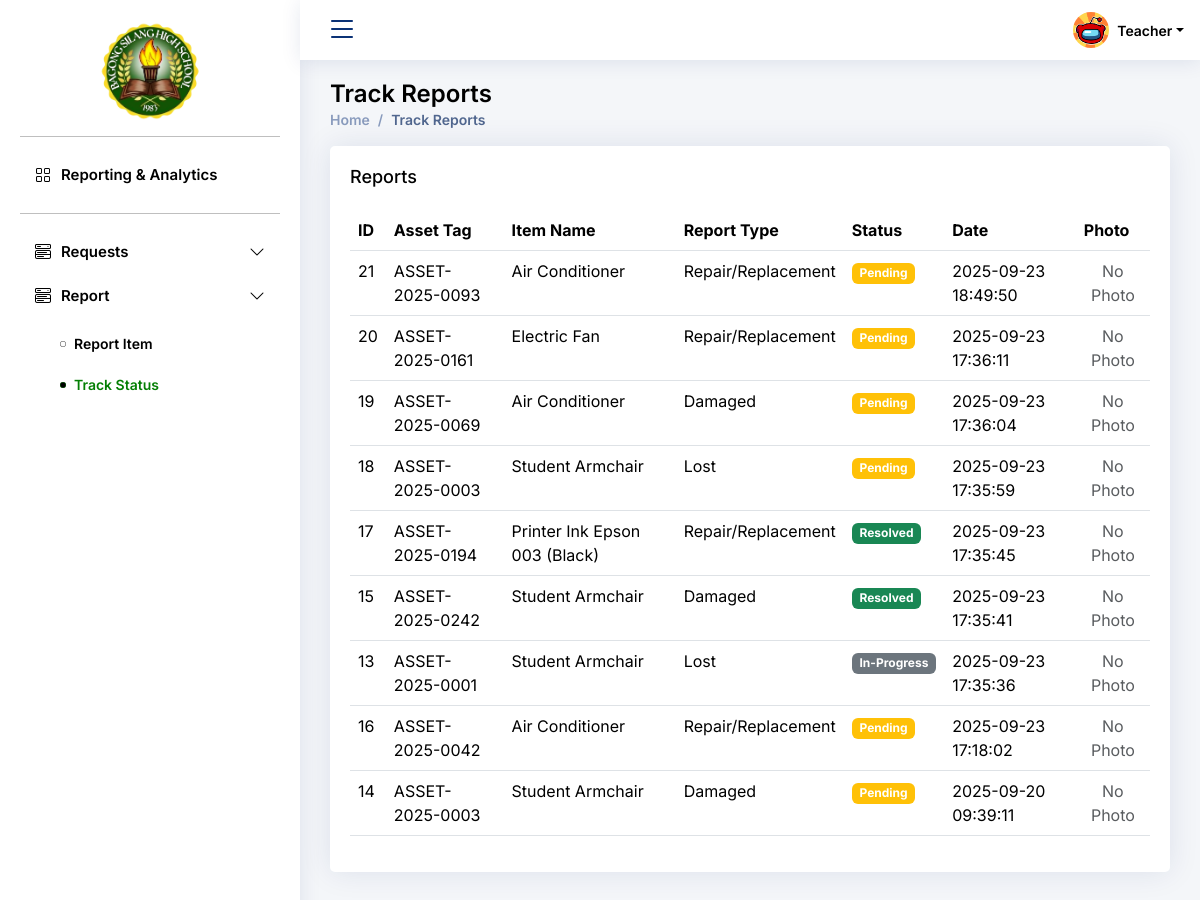
The app's page /User_Teachers/Reports/track_reports.php (signed in) with its own data.
### tables this page shows
CREATE TABLE `bcp_sms4_reports` (
  `id` int(11) NOT NULL,
  `report_type` enum('Lost','Damaged','Repair/Replacement') NOT NULL,
  `reported_by` int(11) NOT NULL,
  `assigned_to` int(11) DEFAULT NULL,
  `date_reported` timestamp NULL DEFAULT current_timestamp() ON UPDATE current_timestamp(),
  `status` enum('Pending','In-Progress','Resolved','Rejected') DEFAULT 'Pending',
  `description` text DEFAULT NULL,
  `evidence` varchar(255) DEFAULT NULL,
  `asset_id` int(11) NOT NULL
);

CREATE TABLE `bcp_sms4_asset` (
  `asset_id` int(11) NOT NULL,
  `item_id` int(11) NOT NULL,
  `property_tag` varchar(255) NOT NULL,
  `status` enum('In-Use','In-Storage','Damaged','Disposed','Lost') DEFAULT 'In-Use',
  `location` varchar(100) DEFAULT NULL,
  `assigned_to` varchar(100) DEFAULT NULL,
  `date_registered` date NOT NULL
);

CREATE TABLE `bcp_sms4_items` (
  `item_id` int(11) NOT NULL,
  `item_name` varchar(100) NOT NULL,
  `category` varchar(50) NOT NULL,
  `item_type` enum('Asset','Consumable') NOT NULL,
  `unit` varchar(50) NOT NULL
);

### User_Teachers/Reports/track_reports.php (the view, shortened to what this page needs)
<?php
include '../../connection.php';
$teacher_id = $_SESSION['user_id'];
$sql = "SELECT r.id, r.report_type, r.status, r.date_reported, r.evidence,
               a.property_tag, i.item_name
        FROM bcp_sms4_reports r
        LEFT JOIN bcp_sms4_asset a ON r.asset_id = a.asset_id
        LEFT JOIN bcp_sms4_items i ON a.item_id = i.item_id
        WHERE r.reported_by = ?
        ORDER BY r.date_reported DESC";
$stmt = $conn->prepare($sql);
$stmt->bind_param("i", $teacher_id);
$stmt->execute();
$result = $stmt->get_result();
?>
<!DOCTYPE html>
<html lang="en">
<head>
  <link href="../../assets/vendor/bootstrap/css/bootstrap.min.css" rel="stylesheet">
  <link href="../../assets/vendor/bootstrap-icons/bootstrap-icons.css" rel="stylesheet">
  <link href="../../assets/vendor/boxicons/css/boxicons.min.css" rel="stylesheet">
  <link href="../../assets/vendor/quill/quill.snow.css" rel="stylesheet">
  <link href="../../assets/vendor/quill/quill.bubble.css" rel="stylesheet">
  <link href="../../assets/vendor/remixicon/remixicon.css" rel="stylesheet">
  <link href="../../assets/vendor/simple-datatables/style.css" rel="stylesheet">
  <link href="../../assets/css/style.css" rel="stylesheet">
  <link href="../../assets/css/schedule_maintenance.css" rel="stylesheet">
</head>
<body>
  <?php
    include "../../components/nav-bar.php";
  ?>
<main id="main" class="main">
<div class="pagetitle">
  <h1>Track Reports</h1>
  <nav>
    <ol class="breadcrumb">
      <li class="breadcrumb-item"><a href="<?=BASE_URL?>User_Teachers/dashboard_teacher.php">Home</a></li>
      <li class="breadcrumb-item active">Track Reports</li>
    </ol>
  </nav>
</div>
<section>
<div class="card">
  <div class="card-body">
    <h5 class="card-title">Reports</h5>
    <table class="table datatable">
      <thead>
        <tr>
          <th>ID</th>
          <th>Asset Tag</th>
          <th>Item Name</th>
          <th>Report Type</th>
          <th>Status</th>
          <th>Date</th>
          <th>Photo</th>
        </tr>
      </thead>
      <tbody>
        <?php while($row = $result->fetch_assoc()): ?>
        <tr>
          <td><?= htmlspecialchars($row['id']) ?></td>
          <td><?= htmlspecialchars($row['property_tag'] ?? 'N/A') ?></td>
          <td><?= htmlspecialchars($row['item_name'] ?? 'N/A') ?></td>
          <td><?= htmlspecialchars($row['report_type']) ?></td>
          <td>
            <?php
              if($row['status'] == 'Pending') echo '<span class="badge bg-warning">Pending</span>';
              elseif($row['status'] == 'Resolved') echo '<span class="badge bg-success">Resolved</span>';
              elseif($row['status'] == 'Rejected') echo '<span class="badge bg-danger">Rejected</span>';
              else echo '<span class="badge bg-secondary">'.htmlspecialchars($row['status']).'</span>';
            ?>
          </td>
          <td><?= htmlspecialchars($row['date_reported']) ?></td>
          <td class="text-center">
            <?php if(!empty($row['evidence'])): ?>
              <a href="uploads/<?= htmlspecialchars($row['evidence']) ?>" target="_blank" class="btn btn-sm btn-primary">View</a>
            <?php else: ?>
              <span class="text-muted">No Photo</span>
            <?php endif; ?>
          </td>
        </tr>
        <?php endwhile; ?>
      </tbody>
    </table>
  </div>
</div>
</section>
</main>
</body>
</html>
</body>
</html>

### assets/css/style.css (style rules this page uses)
:root { scroll-behavior: smooth; }
body { font-family: "Inter", sans-serif; background: #f6f9ff; color: #444444; }
a { color: #4154f1; text-decoration: none; }
h1, h2, h3, h4, h5, h6 { font-family: "Inter", sans-serif; }
#main { margin-top: 60px; padding: 20px 30px; transition: all 0.3s; }
.pagetitle { margin-bottom: 10px; }
.pagetitle h1 { font-size: 24px; margin-bottom: 0; font-weight: 600; color: #000000; }
.card { margin-bottom: 30px; border: none; border-radius: 5px; box-shadow: 0px 0 30px rgba(1, 41, 112, 0.1); }
.card-title { padding: 20px 0 15px 0; font-size: 18px; font-weight: 500; color: #000000; font-family: "Inter", sans-serif; }
.card-body { padding: 0 20px 20px 20px; }
.breadcrumb { font-size: 14px; font-family: "Inter", sans-serif; color: #000000; font-weight: 600; }
.breadcrumb a { color: #899bbd; transition: 0.3s; }
.breadcrumb .breadcrumb-item::before { color: #899bbd; }
.breadcrumb .active { color: #51678f; font-weight: 600; }
@media (min-width: 1200px) { #main, #footer, #header { margin-left: 300px; } }

### assets/css/schedule_maintenance.css (style rules this page uses)
html, body { margin: 0; padding: 0; font-family: "Inter", sans-serif; background: #f4f6f9; }

### records on screen
bcp_sms4_reports: id "21", asset.property_tag "ASSET-2025-0093", bcp_sms4_items.item_name "Air Conditioner", report_type "Repair/Replacement", status "Pending", date_reported "2025-09-23 18:49:50", shows "No Photo"
bcp_sms4_reports: id "20", asset.property_tag "ASSET-2025-0161", bcp_sms4_items.item_name "Electric Fan", report_type "Repair/Replacement", status "Pending", date_reported "2025-09-23 17:36:11", shows "No Photo"
bcp_sms4_reports: id "19", asset.property_tag "ASSET-2025-0069", bcp_sms4_items.item_name "Air Conditioner", report_type "Damaged", status "Pending", date_reported "2025-09-23 17:36:04", shows "No Photo"
bcp_sms4_reports: id "18", asset.property_tag "ASSET-2025-0003", bcp_sms4_items.item_name "Student Armchair", report_type "Lost", status "Pending", date_reported "2025-09-23 17:35:59", shows "No Photo"
bcp_sms4_reports: id "17", asset.property_tag "ASSET-2025-0194", bcp_sms4_items.item_name "Printer Ink Epson 003 (Black)", report_type "Repair/Replacement", status "Resolved", date_reported "2025-09-23 17:35:45", shows "No Photo"
bcp_sms4_reports: id "15", asset.property_tag "ASSET-2025-0242", bcp_sms4_items.item_name "Student Armchair", report_type "Damaged", status "Resolved", date_reported "2025-09-23 17:35:41", shows "No Photo"
bcp_sms4_reports: id "13", asset.property_tag "ASSET-2025-0001", bcp_sms4_items.item_name "Student Armchair", report_type "Lost", status "In-Progress", date_reported "2025-09-23 17:35:36", shows "No Photo"
bcp_sms4_reports: id "16", asset.property_tag "ASSET-2025-0042", bcp_sms4_items.item_name "Air Conditioner", report_type "Repair/Replacement", status "Pending", date_reported "2025-09-23 17:18:02", shows "No Photo"
bcp_sms4_reports: id "14", asset.property_tag "ASSET-2025-0003", bcp_sms4_items.item_name "Student Armchair", report_type "Damaged", status "Pending", date_reported "2025-09-20 09:39:11", shows "No Photo"

### other values on screen
$userFullname "Teacher"
